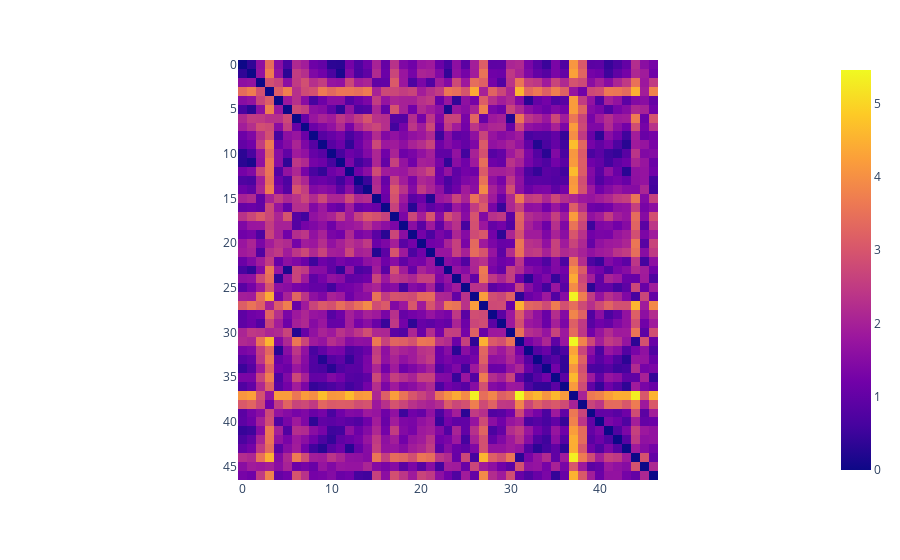

Write notebook code for a chart like this one.
### Markdown cell above
Similarity matrix.

### Code cell
dist = DistanceMetric.get_metric('euclidean')
matsim = dist.pairwise(datanorm)

fig = px.imshow(matsim)
fig.show()

### Figure 1 — Plotly figure (JSON) as saved in the notebook; plotly's stock layout.template omitted (floating-point values rounded to 4 significant figures; data arrays with more than 128 entries replaced by an {"elided": "..."} marker saying what was removed)
{"data": [{"coloraxis": "coloraxis", "hovertemplate": "x: %{x}<br>y: %{y}<br>color: %{z}<extra></extra>", "name": "0", "type": "heatmap", "xaxis": "x", "yaxis": "y", "z": {"elided": "47x47 float values"}}], "layout": {"coloraxis": {"colorscale": [[0, "#0d0887"], [0.1111, "#46039f"], [0.2222, "#7201a8"], [0.3333, "#9c179e"], [0.4444, "#bd3786"], [0.5556, "#d8576b"], [0.6667, "#ed7953"], [0.7778, "#fb9f3a"], [0.8889, "#fdca26"], [1, "#f0f921"]]}, "margin": {"t": 60}, "xaxis": {"anchor": "y", "constrain": "domain", "domain": [0, 1], "scaleanchor": "y"}, "yaxis": {"anchor": "x", "autorange": "reversed", "constrain": "domain", "domain": [0, 1]}}}
